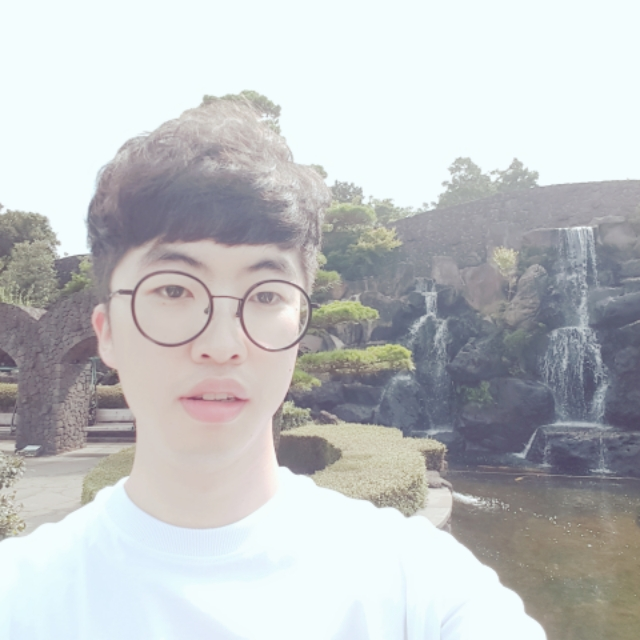
#> input picture lms/01-EXPLORATION/E14-portrait/imgs/lsg-01.jpg, 640 x 640 px, found by its file name
$ jupyter execute --allow-errors 01-basic.ipynb
#> lines starting #> are read from the running program, lines starting #| are printed output that depends on the picture
# 셸로우 포커스 만들기

1. 배경이 있는 셀카를 촬영합니다. (배경과 사람의 거리가 약간 멀리 있으면 좋습니다.)
2. 시멘틱 세그멘테이션(Semantic segmentation)으로 피사체(사람)와 배경을 분리합니다.
3. 블러링(blurring) 기술로 배경을 흐리게 합니다.
4. 피사체를 배경의 원래 위치에 합성 합니다.

## library install

[cell 1]
#! pip install opencv-python

## import library

[cell 2]
import cv2
import numpy as np
import os
from glob import glob
from os.path import join
import tarfile
import urllib # 웹에서 데이터를 다운로드 받을 때 사용

from matplotlib import pyplot as plt
import tensorflow as tf

## read imgs

[cell 3]
img_path = os.getenv('HOME')+'/aiffel/AIFFEL_LSG/lms/01-EXPLORATION/E14-portrait/imgs/lsg-01.jpg'
img_orig = cv2.imread(img_path)
#> img_orig is the input picture: shape (640, 640, 3); mean B, G, R 195.7, 194.2, 191.7
print (img_orig.shape)
#| (640, 640, 3)

## segmentation : 사람 피사체 분리
- 이미지에서 픽셀 단위로 관심 객체를 추출하는 방법을 이미지 세그멘테이션(image segmentation)
- 모든 픽셀에 라벨(label)을 할당하고 같은 라벨은 "공통적인 특징"을 가진다고 가정
- 시멘틱 세그멘테이션(semantic segmentation)
- 인스턴스 세그멘테이션 ( 객체별)

## DeepLab
- https://blog.lunit.io/2018/07/02/deeplab-v3-encoder-decoder-with-atrous-separable-convolution-for-semantic-image-segmentation/

- DeepLab V1
    - atrous convolution
- DeepLab V2

- DeepLab V3

- DeepLab V4

## DeepLabModel

- demo https://github.com/tensorflow/models/blob/master/research/deeplab/deeplab_demo.ipynb

### class define

[cell 4]
class DeepLabModel(object):
    INPUT_TENSOR_NAME = 'ImageTensor:0'
    OUTPUT_TENSOR_NAME = 'SemanticPredictions:0'
    INPUT_SIZE = 513
    FROZEN_GRAPH_NAME = 'frozen_inference_graph'

    # __init__()에서 모델 구조를 직접 구현하는 대신, tar file에서 읽어들인 그래프구조 graph_def를
    # tf.compat.v1.import_graph_def를 통해 불러들여 활용하게 됩니다.
    def __init__(self, tarball_path):
        self.graph = tf.Graph()
        graph_def = None
        tar_file = tarfile.open(tarball_path)
        for tar_info in tar_file.getmembers():
            if self.FROZEN_GRAPH_NAME in os.path.basename(tar_info.name):
                file_handle = tar_file.extractfile(tar_info)
                graph_def = tf.compat.v1.GraphDef.FromString(file_handle.read())
                break
        tar_file.close()

        with self.graph.as_default():
    	    tf.compat.v1.import_graph_def(graph_def, name='')

        self.sess = tf.compat.v1.Session(graph=self.graph)

    # 이미지를 전처리하여 Tensorflow 입력으로 사용 가능한 shape의 Numpy Array로 변환합니다.
    def preprocess(self, img_orig):
        height, width = img_orig.shape[:2]
        resize_ratio = 1.0 * self.INPUT_SIZE / max(width, height)
        target_size = (int(resize_ratio * width), int(resize_ratio * height))
        resized_image = cv2.resize(img_orig, target_size)
        resized_rgb = cv2.cvtColor(resized_image, cv2.COLOR_BGR2RGB)
        img_input = resized_rgb
        return img_input

    def run(self, image):
        img_input = self.preprocess(image) # 전처리 메서드 호출.

        # Tensorflow V1에서는 model(input) 방식이 아니라 sess.run(feed_dict={input...}) 방식을 활용합니다.
        batch_seg_map = self.sess.run(
            self.OUTPUT_TENSOR_NAME,
            feed_dict={self.INPUT_TENSOR_NAME: [img_input]})

        seg_map = batch_seg_map[0]
        return cv2.cvtColor(img_input, cv2.COLOR_RGB2BGR), seg_map

### model import & model define

[cell 5]
# define model and download & load pretrained weight
_DOWNLOAD_URL_PREFIX = 'http://download.tensorflow.org/models/'

model_dir = '~/aiffel/human_segmentation/models'
tf.io.gfile.makedirs(model_dir)
#> (this line was passed over: tensorflow is not available in this run)

print ('temp directory:', model_dir)

download_path = os.path.join(model_dir, 'deeplab_model.tar.gz')
if not os.path.exists(download_path):
    urllib.request.urlretrieve(_DOWNLOAD_URL_PREFIX + 'deeplabv3_mnv2_pascal_train_aug_2018_01_29.tar.gz',
                   download_path)
#> (this line was passed over: the network is not available in this run)

#> (the rest of this cell did not finish here and is left out)

### model run

#> (a cell that did not finish here is left out)

### label정의

 - DeepLab은 PASCAL VOC의 라벨

[cell 7]
LABEL_NAMES = [
    'background', 'aeroplane', 'bicycle', 'bird', 'boat', 'bottle', 'bus',
    'car', 'cat', 'chair', 'cow', 'diningtable', 'dog', 'horse', 'motorbike',
    'person', 'pottedplant', 'sheep', 'sofa', 'train', 'tv'
]
len(LABEL_NAMES)

[cell 8]
###

#> (a cell that did not finish here is left out)

###  mask

#> (a cell that did not finish here is left out)

[cell 11]
###

#> (a cell that did not finish here is left out)

### blur

#> (a cell that did not finish here is left out)

### 흐린 배경과 원본 영상 합성

#> (a cell that did not finish here is left out)

## 평가부분

### 함수화
- model 까지 만들어있다고 가정.  (1.6.2) 부분까지 선언 필수
- 라벨 값 인덱스 찾아서 seg_map 정의


[cell 15]
LABEL_NAMES = [
    'background', 'aeroplane', 'bicycle', 'bird', 'boat', 'bottle', 'bus',
    'car', 'cat', 'chair', 'cow', 'diningtable', 'dog', 'horse', 'motorbike',
    'person', 'pottedplant', 'sheep', 'sofa', 'train', 'tv'
]
len(LABEL_NAMES)

[cell 16]
def portraitFn(img_path, label_name):

    #label index 조회
#> called with label_name = 'person'
    label_idx = LABEL_NAMES.index(label_name)

    # img read
    img_orig = cv2.imread(img_path)
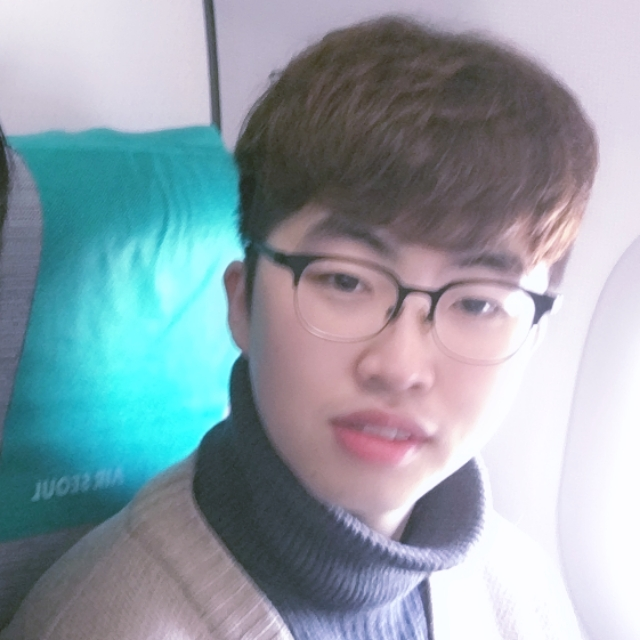
#> input picture lms/01-EXPLORATION/E14-portrait/imgs/lsg-02.jpg, 640 x 640 px, found by its file name
#> img_orig is the input picture: shape (640, 640, 3); mean B, G, R 168.2, 159.5, 145

    # mode run
    img_resized, seg_map = MODEL.run(img_orig)
    print (img_orig.shape, img_resized.shape, seg_map.max())


    img_show = img_resized.copy() #  이미지 복사
    seg_map = np.where(seg_map == label_idx, label_idx, 0) # 라벨대로

    img_mask = seg_map * (255/seg_map.max()) # 255 normalization
    img_mask = img_mask.astype(np.uint8)

    color_mask = cv2.applyColorMap(img_mask, cv2.COLORMAP_JET)
    img_show = cv2.addWeighted(img_show, 0.6, color_mask, 0.35, 0.0)

    plt.imshow(cv2.cvtColor(img_show, cv2.COLOR_BGR2RGB))
    plt.show()

    ##################################
    #mask
    img_mask_up = cv2.resize(img_mask, img_orig.shape[:2][::-1], interpolation=cv2.INTER_LINEAR)
    _, img_mask_up = cv2.threshold(img_mask_up, 128, 255, cv2.THRESH_BINARY)

    ax = plt.subplot(1,2,1)
    plt.imshow(img_mask_up, cmap=plt.cm.binary_r)
    ax.set_title('Original Size Mask')

    ax = plt.subplot(1,2,2)
    plt.imshow(img_mask, cmap=plt.cm.binary_r)
    ax.set_title('DeepLab Model Mask')

    plt.show()

    #######################################

    img_mask_color = cv2.cvtColor(img_mask_up, cv2.COLOR_GRAY2BGR)
    img_bg_mask = cv2.bitwise_not(img_mask_color)
    img_bg = cv2.bitwise_and(img_orig, img_bg_mask)
    plt.imshow(img_bg)
    plt.show()


    #########################################
    #blur
    img_bg_blur = cv2.blur(img_bg, (13,13))
    plt.imshow(cv2.cvtColor(img_bg_blur, cv2.COLOR_BGR2RGB))
    plt.show()

    ########################################
    #blur배경과 원본 합성
    img_concat = np.where(img_mask_color==255, img_orig, img_bg_blur)
    plt.imshow(cv2.cvtColor(img_concat, cv2.COLOR_BGR2RGB))
    plt.show()

### 내 사진 이미지 배경 분리

[cell 17]
img_path = os.getenv('HOME')+'/aiffel/AIFFEL_LSG/lms/01-EXPLORATION/E14-portrait/imgs/lsg-02.jpg'

#> (the rest of this cell did not finish here and is left out)

### 야옹이 이미지 배경 분리

[cell 18]
img_path = os.getenv('HOME')+'/aiffel/AIFFEL_LSG/lms/01-EXPLORATION/E14-portrait/imgs/cat3.jpg'

#> (the rest of this cell did not finish here and is left out)

#> call 2 of portraitFn, with label_name = 'cat'
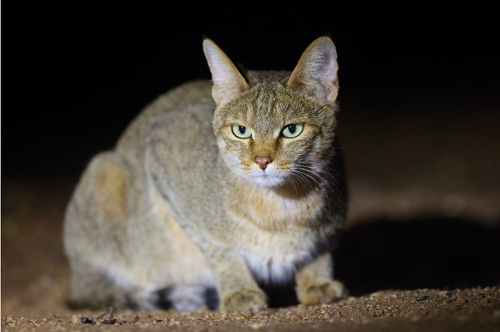
#> input picture lms/01-EXPLORATION/E14-portrait/imgs/cat3.jpg, 500 x 332 px, found by its file name
#> in portraitFn, img_orig is the input picture: shape (332, 500, 3); mean B, G, R 53.5, 61.5, 67.5

[cell 19]
img_path = os.getenv('HOME')+'/aiffel/AIFFEL_LSG/lms/01-EXPLORATION/E14-portrait/imgs/dog3.jpg'

#> (the rest of this cell did not finish here and is left out)

#> call 3 of portraitFn, with label_name = 'dog'
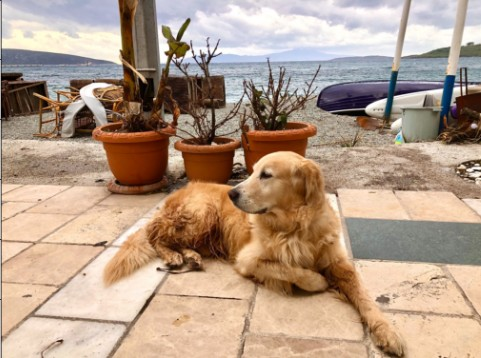
#> input picture lms/01-EXPLORATION/E14-portrait/imgs/dog3.jpg, 481 x 358 px, found by its file name
#> in portraitFn, img_orig is the input picture: shape (358, 481, 3); mean B, G, R 135.4, 154.9, 179.4

### 문제점 있는 이미지
- 뒤에 의자 검은 의자 가지 같이 처리됨

[cell 20]
img_path = os.getenv('HOME')+'/aiffel/AIFFEL_LSG/lms/01-EXPLORATION/E14-portrait/imgs/lsg-03.jpg'

#> (the rest of this cell did not finish here and is left out)

#> call 4 of portraitFn, with label_name = 'person'
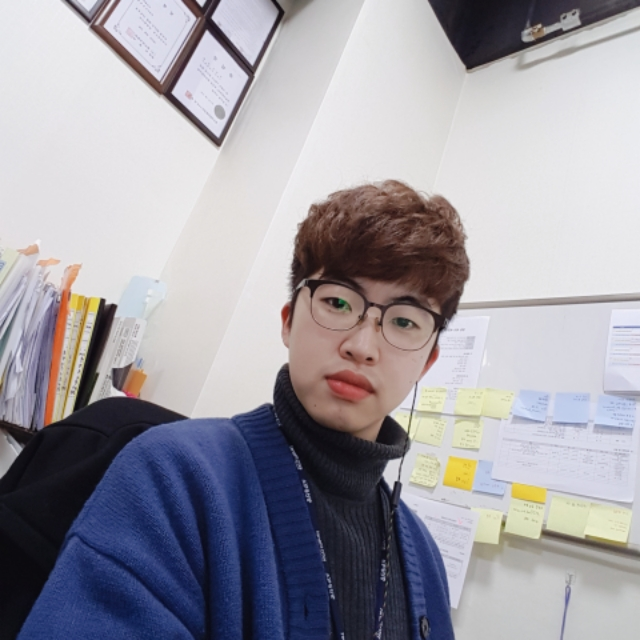
#> input picture lms/01-EXPLORATION/E14-portrait/imgs/lsg-03.jpg, 640 x 640 px, found by its file name
#> in portraitFn, img_orig is the input picture: shape (640, 640, 3); mean B, G, R 163.9, 156.2, 158.5
